Frame 1 (no input): blank canvas, image omitted
Frame 60 (the mouse pressed at the canvas centre just before this capture): blank canvas, image omitted
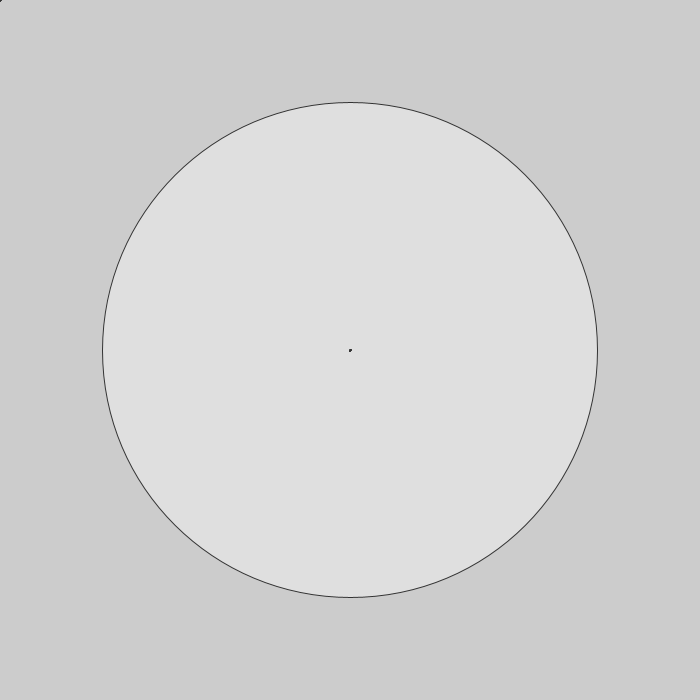
Frame 120 (the mouse held since frame 60 and released just before this capture)

The Processing sketch whose frames 1 and 60 were blank and that drew this single picture after the mouse press (run headless with seeded random() and noise(); from frame 60 on, the mouse is pressed at the canvas centre):

// Processing sketch: processing_171166
// ── processing_171166.pde

float i=255;
void setup(){
  size(700,700);
  smooth();
}
void draw(){
  float s=dist(mouseX,mouseY,pmouseX,pmouseY)+1;
  stroke(50);
  fill(i, random(255));
  ellipse(mouseX,mouseY,s,s);
}
